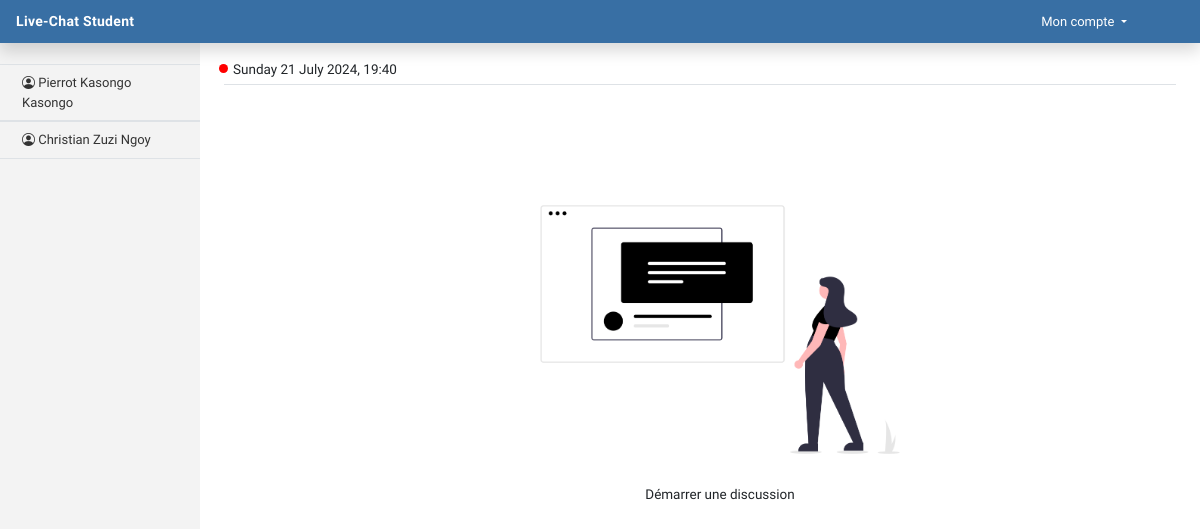
The page /chatEtudiant (signed in) on the database its author committed.
### app/models.py (models this page shows, shortened)
class User(AbstractUser):
    uid = ShortUUIDField(unique=True, length=20, max_length=20)
    username = models.CharField(max_length=50, blank=True, null=True, unique=False)
    email = models.EmailField(unique=True)
    status = models.CharField(max_length=50)
    USERNAME_FIELD = "email"
    REQUIRED_FIELDS = ["username","status"]

### app/views.py (the view)
# urls.py: path("chatEtudiant", ChatEtudiant.as_view(), name="chatEtudiant"),
class ChatEtudiant(View):
    def get(self, request):
        if request.user.is_authenticated:
            template_name = "app/etudiant/chat.html"
            title = "Ajout Etudiant"
            now = datetime.today().strftime('%A %d %B %Y, %H:%M')
            users = User.objects.filter(is_superuser=False).exclude(id=request.user.id)
            return render(request, template_name, {'title': title, 'now': now, 'users': users })

### templates/app/etudiant/chat.html (shortened to what this page needs)
{% extends 'main.html' %}
{% load static %}
{% block main %}
<header class="navbar navbar-dark sticky-top bg-dark flex-md-nowrap p-0 shadow">
    <a class="navbar-brand col-md-3 col-lg-2 me-0 fs-6 px-3" href="{% url "chatEtudiant" %}"> Live-Chat Student</a>
    <div class="dropdown account">
        <button class="btn dropdown-toggle text-white" type="button" data-bs-toggle="dropdown" aria-expanded="false">
            Mon compte
        </button>
    </div>
</header>
    <div class="container-fluid">
        <div class="row">
            <nav id="sidebarMenu" class="col-md-3 col-lg-2 d-md-block bg-light sidebar collapse">
                <div class="position-sticky pt-3">
                <ul class="nav flex-column">
                    {% for objet in users %}
                        <li class="nav-item border-bottom border-top">
                            <a href="{% url 'discutionEtudiant' objet.id %}" class="nav-link">
                                <i class="bi bi-person-circle"></i> {{objet.username | capfirst}} {{objet.first_name | capfirst}} {{objet.last_name | capfirst}}
                            </a>
                        </li>
                    {% endfor %}
                </ul>
                </div>
            </nav>
            <main class="col-md-9 ms-sm-auto col-lg-10 px-md-4">
                <div class="d-flex border-bottom mb-3 mt-3 justify-content-between">
                    <div class="d-flex">
                        <div class="led mb-2"></div>
                        <p class='mb-1'>{{now|capfirst}}</p>
                    </div>
                </div>
                <div class="contaimer center-div">
                    <img src="{% static 'image/chat.png' %}" class='img-fluid'>
                    <p class='text-center'>Démarrer une discussion</p>
                </div>
            </main>
        </div>
    </div>
{% endblock main %}

### static/css/app.css (style rules this page uses)
body { font-family: 'Sen', sans-serif; font-size: 13.5px; }
.navbar { background-color: #386FA4 !important; }
.navbar-brand { padding-top: .70rem; padding-bottom: .70rem; font-size: 14px !important; letter-spacing: 0.3px; font-weight: 550; }
.sidebar { position: fixed; top: 0; bottom: 0; left: 0; z-index: 100; padding: 48px 0 0; background-color: rgb(243, 243, 243) !important; }
.sidebar .nav-link { font-weight: 500; color: #333; margin-left: 6px; font-size: 13px; }
.account { position: relative; margin-right: 60px; background-color: inherit; }
.led { height: 9px; width: 9px; border-radius: 30px; background-color: red; animation-duration: 1.5s; animation-name: clignoter; animation-iteration-count: infinite; transition: none; position: relative; top: 5px; right: 5px; }
.center-div { height: 450px; width: 450px; position: absolute; left: 60%; top: 50%; transform: translate(-50%, -50%); }

### rows shown on the page
User: username "Pierrot", first_name "Kasongo", last_name "Kasongo"
User: username "Christian", first_name "Zuzi", last_name "Ngoy"
